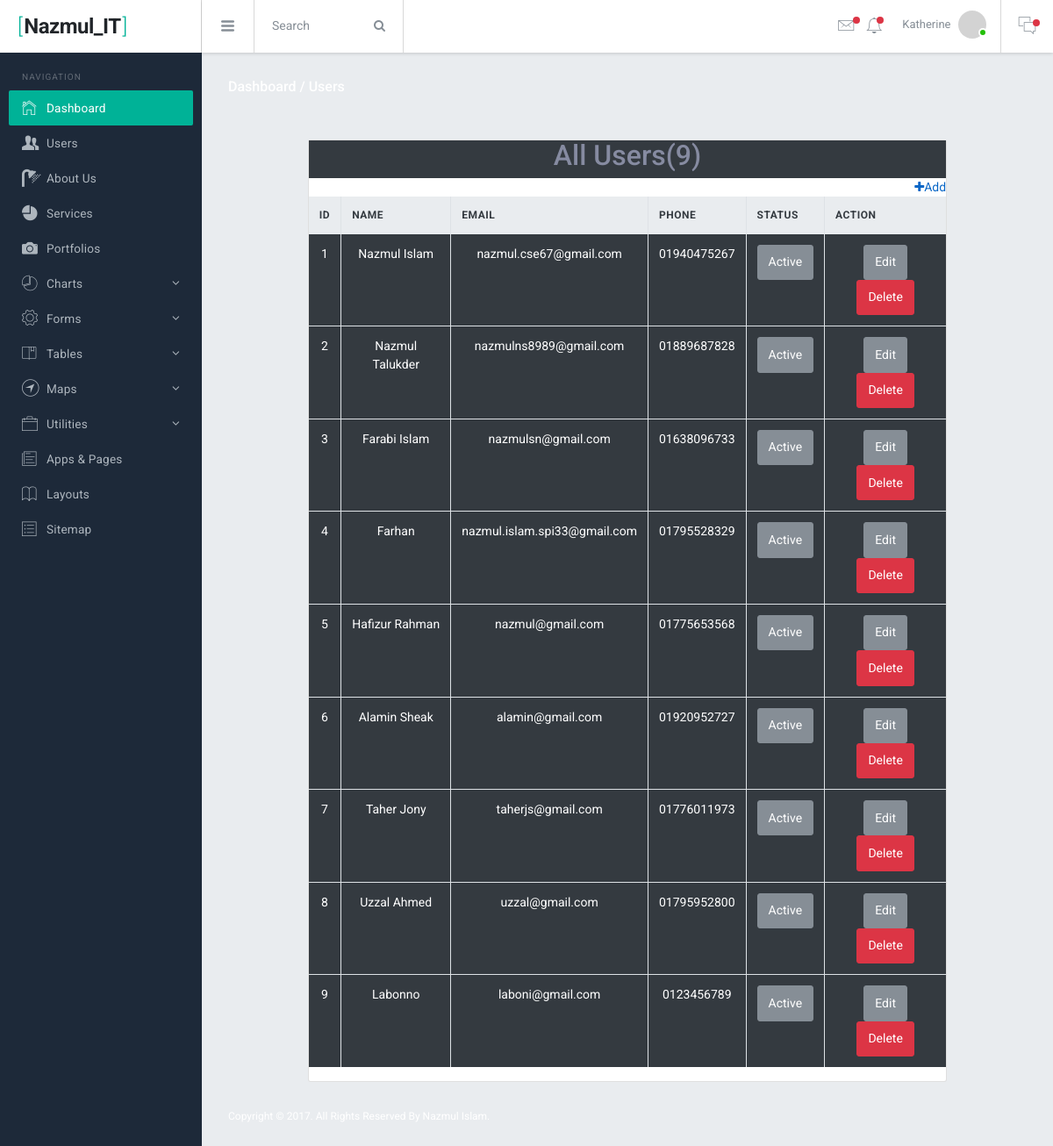
Screenshot of /Dashboard/users.php (signed in) with the database file from the repository.
### tables this page shows
CREATE TABLE `users` (
  `id` int(10) UNSIGNED NOT NULL,
  `name` varchar(255) NOT NULL,
  `email` varchar(255) NOT NULL,
  `phone` varchar(20) NOT NULL,
  `password` varchar(255) NOT NULL,
  `status` tinyint(4) NOT NULL DEFAULT 1
);

### Dashboard/users.php (the view, shortened to what this page needs)
<?php
  require_once'../db.php';
  $select="SELECT * FROM users";
  $users=mysqli_query($db, $select);
  $select2="SELECT COUNT(*) as total, name, email, phone FROM users";
  $users2=mysqli_query($db, $select2);
  $count=mysqli_fetch_assoc($users2);
  include'include/header.php';
?>
<div class="br-mainpanel">
  <div class="pd-30">
    <h6 class="tx-gray-800 mg-b-5">
      <a class="tx-white" href="dashboard.php">Dashboard /</a>
      <a class="tx-white" href="#">Users</a>
    </h6>
  </div>
  <div class="br-pagebody mg-t-5 pd-x-30">
    <div class="col-10 m-auto">
      <div class="card mt-sm-3">
        <table class="table table-bordered mt-30 text-center">
          <div class="text-center bg-dark">
            <h2>All Users(<?php echo $count['total']?>)</h2>
          </div>
          <a class="text-right" href="../register.php"><i class="fa fa-plus"></i>Add</a>
          <thead class="thead-light">
            <tr>
              <th>ID</th>
              <th>Name</th>
              <th>Email</th>
              <th>Phone</th>
              <th>Status</th>
              <th>Action</th>
            </tr>
          </thead>
          <tbody class="tx-white">
            <?php
              foreach ($users as $key => $value) {
                ?>
              <tr>
                <td class="bg-dark"><?php echo ++$key?></td>
                <td class="bg-dark"><?php echo $value['name'];?></td>
                <td class="bg-dark"><?php echo $value['email'];?></td>
                <td class="bg-dark"><?php echo $value['phone'];?></td>
                <td class="bg-dark"><?php
                      if ($value['status']==1) {
                        ?>
                        <a href="status.php?status_id=<?php echo $value['id']?>" class="btn btn-secondary">Active</a>
                        <?php
                      }else{
                        ?>
                        <a href="status.php?status_id=<?php echo $value['id']?>" class="btn btn-danger">Deactive</a>
                        <?php
                      }
                    ?>
                </td>
                <td class="bg-dark">
                  <?php
                    if ($value['status']==1) {
                      ?>
                      <a href="../edit.php?edit_id=<?php echo $value['id']?>" class="btn btn-secondary">Edit</a>
                      <a href="../delete.php?delete_id=<?php echo $value['id']?>" class="btn btn-danger">Delete</a>
                      <?php
                    }else{
                      ?>
                        <a class="btn btn-success">Not Allow</a>
                      <?php
                    }
                  ?>
                </td>
              </tr>
              <?php
              }
            ?>
          </tbody>
        </table>
      </div>
    </div>
  </div>
  <footer class="br-footer">
  <div class="footer-left">
    <div class="tx-white" class="mg-b-2">Copyright &copy; 2017. All Rights Reserved By Nazmul Islam.</div>
  </div>
</footer>
</div>
<?php include'include/footer.php'?>

### Dashboard/include/header.php (style rules this page uses)
body { background:url(https://images.pexels.com/photos/36487/above-adventure-aerial-air.jpg?auto=compress&cs=tinysrgb&dpr=2&h=650&w=940); }

### rows the page displays
users: name "Nazmul Islam", email "nazmul.cse67@gmail.com", phone "01940475267"
users: name "Nazmul Talukder", email "nazmulns8989@gmail.com", phone "01889687828"
users: name "Farabi Islam", email "nazmulsn@gmail.com", phone "01638096733"
users: name "Farhan", email "nazmul.islam.spi33@gmail.com", phone "01795528329"
users: name "Hafizur Rahman", email "nazmul@gmail.com", phone "01775653568"
users: name "Alamin Sheak", email "alamin@gmail.com", phone "01920952727"
users: name "Taher Jony", email "taherjs@gmail.com", phone "01776011973"
users: name "Uzzal Ahmed", email "uzzal@gmail.com", phone "01795952800"
users: name "Labonno", email "laboni@gmail.com", phone "0123456789"

### other values shown
$count['total'] "9"
